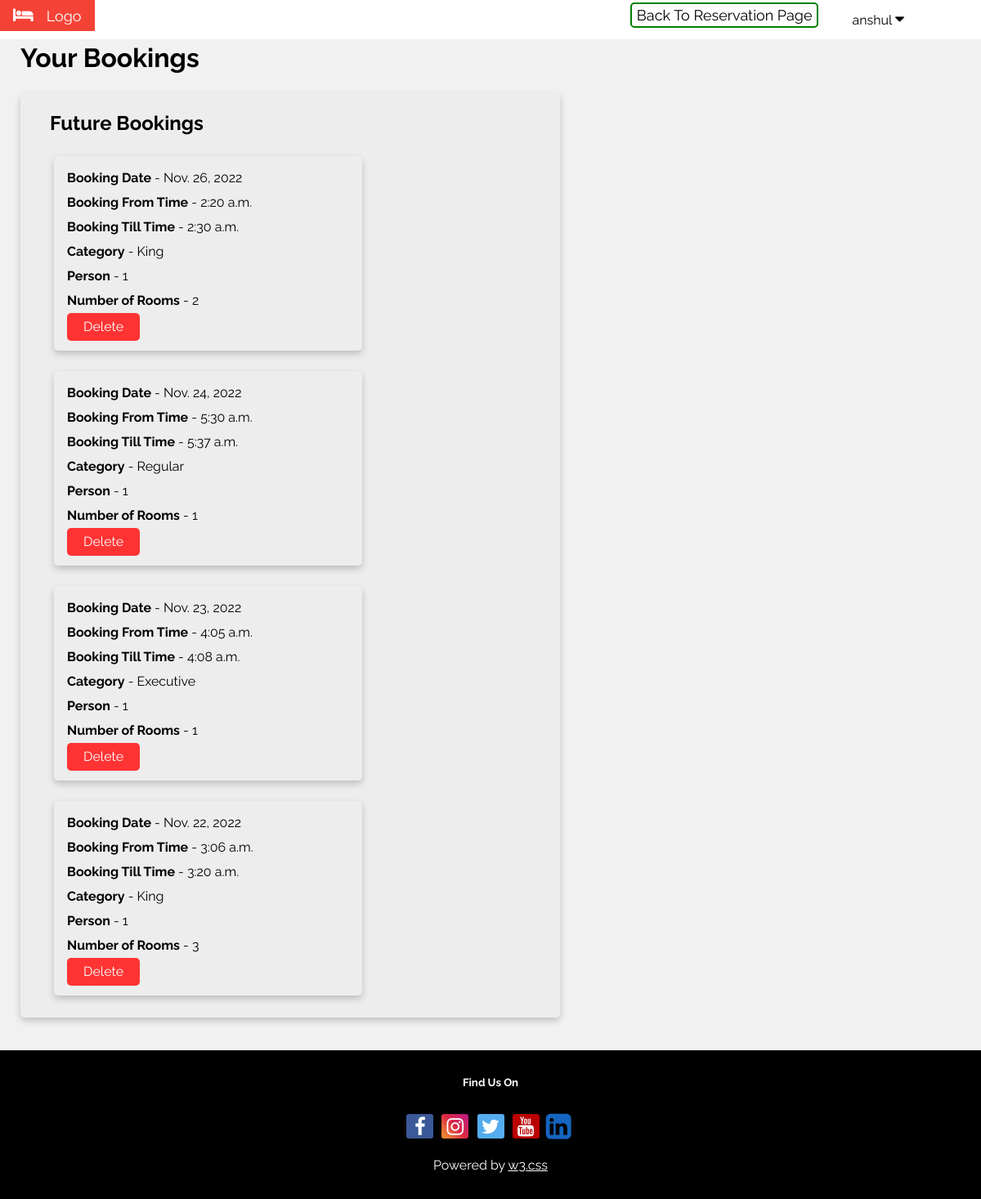
/hotel/all_bookings/ (signed in), run on the app's committed database.
### hotel/models.py (models this page shows, shortened)
class Booking(models.Model):
    customer_name = models.CharField(max_length=30)
    check_in_date = models.DateField()
    check_in_time = models.TimeField()
    check_out_time = models.TimeField()
    '''room_number =  models.PositiveSmallIntegerField(
        validators=[MaxValueValidator(100), MinValueValidator(1)], unique=True
        )'''
    room_numbers = models.CharField(validators=[int_list_validator(' ,')], max_length=4000)
    ROOM_CATEGORIES = (
        ('Regular', 'Regular'),
        ('Executive', 'Executive'),
        ('Deluxe', 'Deluxe'),
        ('King', 'King'),
        ('Queen', 'Queen'),
    )
    category = models.CharField(max_length=9, choices=ROOM_CATEGORIES)
    PERSON = (
        (1, '1'),
        (2, '2'),
        (3, '3'),
        (4, '4'),
    )
    person = models.PositiveSmallIntegerField(choices=PERSON, default=1)
    no_of_rooms = models.PositiveSmallIntegerField(
        validators=[MaxValueValidator(1000), MinValueValidator(1)], default=1
        )

### hotel/views.py (the view, shortened to what this page needs)
# urls.py: path('all_bookings/', views.all_bookings, name='all_bookings'),
@login_required(login_url="/hotel/signin/")
def all_bookings(request, pk=None):
    future_bookings = Booking.objects.filter(
        customer_name=request.user.username,
        check_in_date__gt=now.date()
    ).order_by('-check_in_date', 'check_in_time')
    current_and_past_bookings = Booking.objects.filter(
        customer_name=request.user.username,
        check_in_date__lte=now.date()
    ).order_by('-check_in_date', 'check_in_time')
    context = {
        'future_bookings': future_bookings,
        'current_and_past_bookings': current_and_past_bookings,
        'username': request.user.username
    }
    return render(request, 'all_bookings.html', context)

### hotel/templates/all_bookings.html (shortened to what this page needs)
{% load static %}
<!DOCTYPE html>
<html lang="en">
  <head>
    <link rel="stylesheet" href="https://cdnjs.cloudflare.com/ajax/libs/font-awesome/4.7.0/css/font-awesome.min.css">
    <link rel="stylesheet" type="text/css" href="{% static 'hotel/css/base.css' %}">
  </head>
  <body id="body-color">
    <div class="w3-bar w3-white w3-large">
      <div class="w3-bar-item w3-red w3-mobile"><i class="fa fa-bed w3-margin-right"></i>Logo</div>
      <div class="dropdown w3-right ert">
        <button class="dropbtn">{{ username }}
          <i class="fa fa-caret-down"></i>
        </button>
      </div>
      <a href = "{% url 'hotel:book' %}" class="w3-right ert"> Back To Reservation Page </a>
    </div>
    <div id="lef-hea">
      <h1>Your Bookings</h1>
    </div>
    {% if future_bookings or current_and_past_bookings %}
      {% if future_bookings %}
        <div class="card card-width">
          <div class="container3">
            <h2><b> Future Bookings </b></h2>
              {% for future_booking in future_bookings %}
                <div class="card card-width container3 inner-card">
                  <b>Booking Date</b> - {{ future_booking.check_in_date }}<br/>
                  <b>Booking From Time</b> - {{ future_booking.check_in_time }}<br/>
                  <b>Booking Till Time</b> - {{ future_booking.check_out_time }}<br/>
                  <b>Category</b> - {{ future_booking.category }}<br/>
                  <b>Person</b> - {{ future_booking.person }}<br/>
                  <b>Number of Rooms</b> - {{ future_booking.no_of_rooms }}<br/>
                  <a href='/hotel/all_bookings/{{future_booking.pk}}' class="submit" style="padding: 2px 20px;"> Delete </a>
                </div>
              {% endfor %}
          </div>
        </div>
      {% endif %}
      {% else %}
        <p> No Bookings. </p>
    {% endif %}
    <footer class="w3-padding-32 w3-black w3-center w3-margin-top" id="foott">
      <h5>Find Us On</h5>
      <div class="w3-xlarge w3-padding-16">
        <a href="#" class="fa fa-facebook"></a>
        <a href="#" class="fa fa-instagram"></a>
        <a href="#" class="fa fa-twitter"></a>
        <a href="#" class="fa fa-youtube"></a>
        <a href="#" class="fa fa-linkedin-square"></a>
      </div>
      <p>Powered by <a href="https://www.w3schools.com/w3css/default.asp" target="_blank" class="w3-hover-text-green">w3.css</a></p>
    </footer>
	</body>
</html>

### hotel/static/hotel/css/base.css (style rules this page uses)
a.fa { padding: 3px; border-radius: 3px; font-size: 1em; width: 27px; text-align: center; text-decoration: none; margin: 5px 2px; }
.fa-facebook { background: rgb(59, 89, 152); color: rgb(255, 255, 255); }
.fa-instagram { background: #f09433; background: -moz-linear-gradient(45deg, #f09433 0%, #e6683c 25%, #dc2743 50%, #cc2366 75%, #bc1888 100%); background: -webkit-linear-gradient(45deg, #f09433 0%,#e6683c 25%,#dc2743 50%,#cc2366 75%,#bc1888 100%); background: linear-gradient(45deg, #f09433 0%,#e6683c 25%,#dc2743 50%,#cc2366 75%,#bc1888 100%); filter: progid:DXImageTransform.Microsoft.gradient( startColorstr='#f09433', endColorstr='#bc1888',GradientType=1 ); color: white; }
.fa-linkedin-square { position: relative; top: 4px; left: -5px; color: #1565c0; background-color: rgba(0,0,0,.03); font-size: 1.5em!important; }
.fa-twitter { background: #55ACEE; color: white; }
.fa-youtube { background: #bb0000; color: white; }
body,h1,h2,h3,h4,h5,h6 { font-family: "Raleway", Arial, Helvetica, sans-serif; }
.fa { font-size: 1.2em; }
a.ert:link, a.ert:visited { background-color: white; color: black; border: 2px solid green; padding: 3px 6px; text-align: center; text-decoration: none; display: inline-block; margin: 3px; border-radius: 5px; }
#body-color { background-color:#f1f1f1 !important; }
.submit { border: none; color: white; background: #ff6600; cursor: pointer; border-radius: 5px; text-decoration: none; padding: 10px 20px; display: inline-block; }
.submit:link, .submit:visited { background-color: rgb(255, 51, 51); }
#lef-hea { margin-left: 25px; }
.card { box-shadow: 0 4px 8px 0 rgba(0,0,0,0.2); transition: 0.3s; margin: 25px; border-radius: 5px; background-color: rgb(237, 237, 237); }
.w3-red { color:#fff!important;background-color:#f44336!important }
.w3-mobile { display:block; text-align:center }
.w3-margin-right { margin-right:16px!important }
.w3-padding-32 { padding-top:32px!important;padding-bottom:32px!important }
.w3-black { color:#fff!important;background-color:#000!important }
.w3-center { text-align:center!important }
.w3-xlarge { font-size:24px!important }
.w3-padding-16 { padding-top:16px!important;padding-bottom:16px!important }
.w3-hover-text-green { color: white; }
.w3-right { float:right!important; margin-right: 25px!important; }
.w3-bar { width:100%;overflow:hidden; display:inline-block; }
.w3-white { color:#000!important;background-color:#fff!important }
.w3-large { font-size:18px!important }
.w3-bar-item { padding:8px 16px;float:left;border:none;outline:0;text-align:left;white-space:normal;text-align:center; }
.w3-margin-top { position: relative; left: 0; width: 100%; color: white; }
.dropdown { overflow: hidden; }
.dropdown .dropbtn { font-size: 16px; border: none; outline: none; color: black; padding: 14px 16px; background-color: inherit; font-family: inherit; margin: 0; margin-right: 53px; }

### hotel/templates/all_bookings.html (style rules this page uses)
* { padding: 0; margin: 0; }
.card-width { width: 55%; }
.container3 { padding: 2px 16px; line-height: 30px; }
#foott { margin-top: 40px; }
h2 { margin: 20px; }
.inner-card { padding: 12px 16px; }

### data on the page
Booking: check_in_date "Nov. 26, 2022", check_in_time "2:20 a.m.", check_out_time "2:30 a.m.", category "King", person "1", no_of_rooms "2"
Booking: check_in_date "Nov. 24, 2022", check_in_time "5:30 a.m.", check_out_time "5:37 a.m.", category "Regular", person "1", no_of_rooms "1"
Booking: check_in_date "Nov. 23, 2022", check_in_time "4:05 a.m.", check_out_time "4:08 a.m.", category "Executive", person "1", no_of_rooms "1"
Booking: check_in_date "Nov. 22, 2022", check_in_time "3:06 a.m.", check_out_time "3:20 a.m.", category "King", person "1", no_of_rooms "3"

### other printed values
{{ username }} "anshul"
